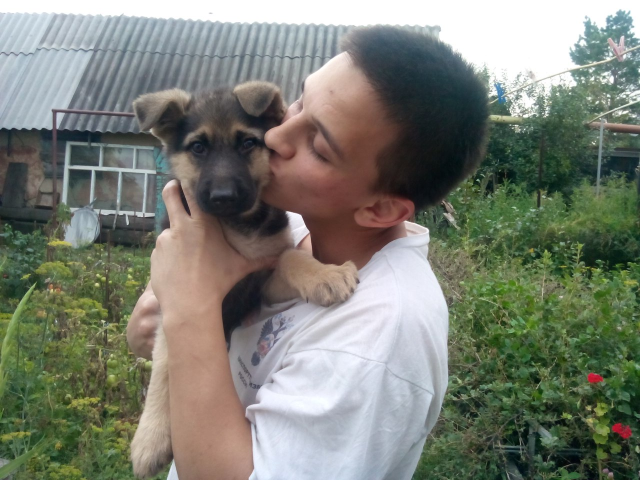
#> input picture small_silva.jpg, 1280 x 960 px (shown at 1/2 size)
$ python module_11_1.py
#> lines starting #> are read from the running program, lines starting #| are printed output that depends on the picture
from PIL import Image, ImageFilter

"""Библиотека Pillow предоставляет возможность работы с изображениями.
В коде ниже представлена возможность расширения Python в виде:
1. Вывода параметров изображения;
2. Изменения размера изображения
3. Изменения формата с JPEG на PNG
4. Обработка изображения при помощи модуля ImageFilter
5. Объединение изображений в одно"""

small = Image.open('small_silva.jpg')
#> small is the input picture: PIL image 1280x960 RGB; mean R, G, B 123, 126.6, 115.5
big = Image.open('big_silva.jpg')
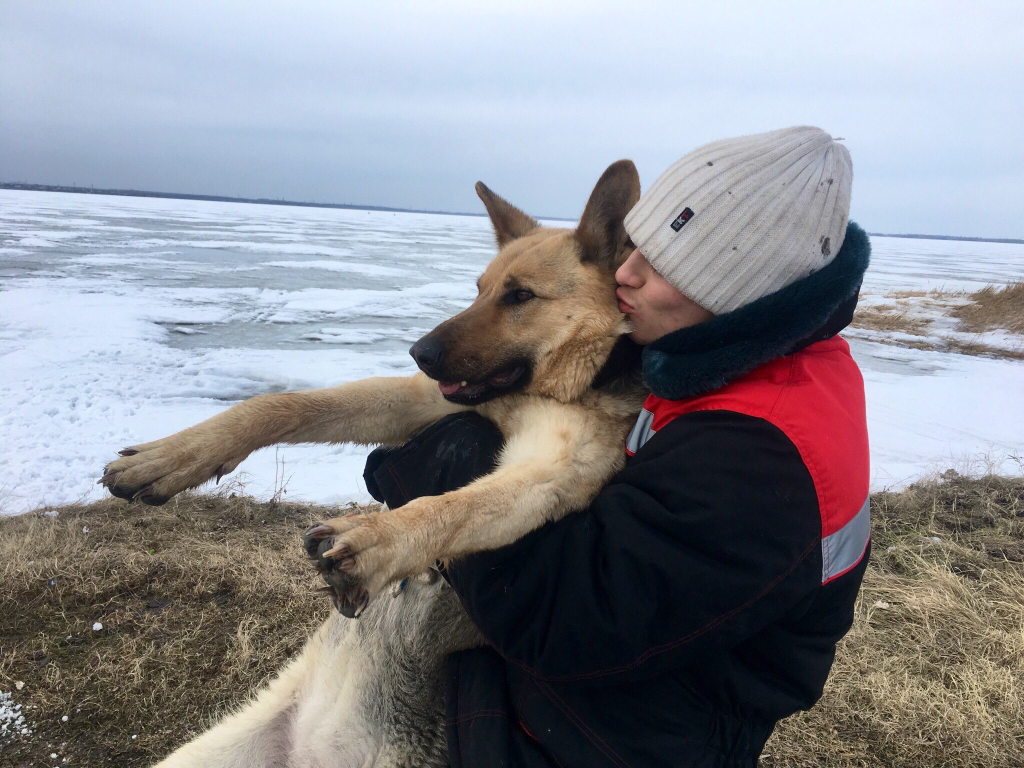
#> input picture big_silva.jpg, 2048 x 1536 px (shown at 1/2 size)
#> big is the input picture: PIL image 2048x1536 RGB; mean R, G, B 138, 138.3, 144.5

print(small.size, big.size, small.format, big.format, small.mode, big.mode)
#| (1280, 960) (2048, 1536) JPEG JPEG RGB RGB

big_size = (1280, 960)
big.thumbnail(big_size)
#> big: PIL image 1280x960 RGB

small.save('change_format_small.png')
big.save('change_format_big.png')

change_format_small = Image.open('change_format_small.png')
change_format_big = Image.open('change_format_big.png')

print(change_format_small.size, change_format_big.size,
      change_format_small.format, change_format_big.format,
      change_format_small.mode, change_format_big.mode)
#| (1280, 960) (1280, 960) PNG PNG RGB RGB

small_silva_filter = small.filter(ImageFilter.SMOOTH_MORE)
big_silva_filter = big.filter(ImageFilter.DETAIL)

img = Image.blend(big_silva_filter, small_silva_filter, 0.6)
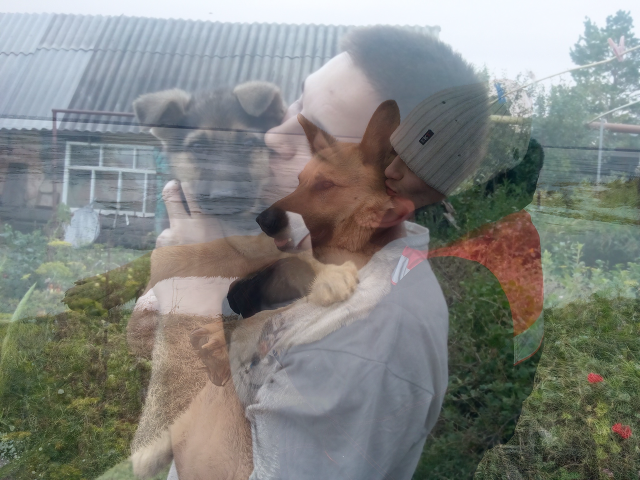
#> img: PIL image 1280x960 RGB (shown at 1/2 size); mean R, G, B 128.6, 130.9, 126.7
img.save('img.jpg')
img.show()
